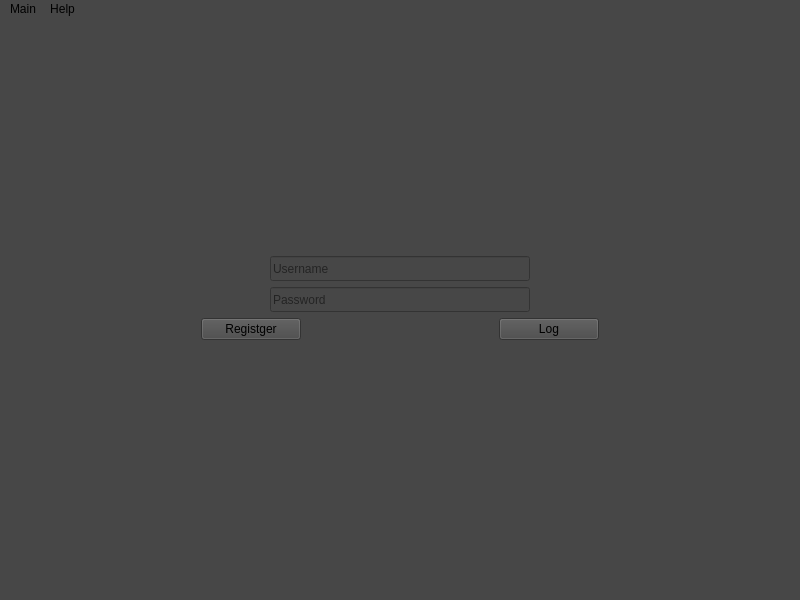
<?xml version="1.0" encoding="UTF-8"?>
<ui version="4.0">
 <class>MainWindow</class>
 <widget class="QMainWindow" name="MainWindow">
  <property name="geometry">
   <rect>
    <x>0</x>
    <y>0</y>
    <width>800</width>
    <height>600</height>
   </rect>
  </property>
  <property name="windowTitle">
   <string>MainWindow</string>
  </property>
  <property name="styleSheet">
   <string notr="true">background-color: rgb(71, 71, 71);
font: 8pt &quot;MS Shell Dlg 2&quot;;</string>
  </property>
  <widget class="QWidget" name="centralwidget">
   <layout class="QVBoxLayout" name="verticalLayout_3">
    <item>
     <layout class="QVBoxLayout" name="verticalLayout_2">
      <item>
       <layout class="QHBoxLayout" name="horizontalLayout_2">
        <item>
         <spacer name="horizontalSpacer">
          <property name="orientation">
           <enum>Qt::Horizontal</enum>
          </property>
          <property name="sizeHint" stdset="0">
           <size>
            <width>40</width>
            <height>20</height>
           </size>
          </property>
         </spacer>
        </item>
        <item>
         <layout class="QVBoxLayout" name="verticalLayout">
          <item>
           <widget class="QLineEdit" name="leUsername">
            <property name="maximumSize">
             <size>
              <width>500</width>
              <height>25</height>
             </size>
            </property>
            <property name="text">
             <string/>
            </property>
            <property name="placeholderText">
             <string>Username</string>
            </property>
           </widget>
          </item>
          <item>
           <widget class="QLineEdit" name="lePassword">
            <property name="maximumSize">
             <size>
              <width>500</width>
              <height>25</height>
             </size>
            </property>
            <property name="text">
             <string/>
            </property>
            <property name="echoMode">
             <enum>QLineEdit::Password</enum>
            </property>
            <property name="placeholderText">
             <string>Password</string>
            </property>
           </widget>
          </item>
         </layout>
        </item>
        <item>
         <spacer name="horizontalSpacer_2">
          <property name="orientation">
           <enum>Qt::Horizontal</enum>
          </property>
          <property name="sizeHint" stdset="0">
           <size>
            <width>40</width>
            <height>20</height>
           </size>
          </property>
         </spacer>
        </item>
       </layout>
      </item>
      <item>
       <layout class="QHBoxLayout" name="horizontalLayout">
        <item>
         <widget class="QPushButton" name="bRegister">
          <property name="maximumSize">
           <size>
            <width>100</width>
            <height>16777215</height>
           </size>
          </property>
          <property name="text">
           <string>Registger</string>
          </property>
         </widget>
        </item>
        <item>
         <widget class="QPushButton" name="bLog">
          <property name="maximumSize">
           <size>
            <width>100</width>
            <height>16777215</height>
           </size>
          </property>
          <property name="text">
           <string>Log</string>
          </property>
         </widget>
        </item>
       </layout>
      </item>
     </layout>
    </item>
   </layout>
  </widget>
  <widget class="QMenuBar" name="menubar">
   <property name="geometry">
    <rect>
     <x>0</x>
     <y>0</y>
     <width>800</width>
     <height>19</height>
    </rect>
   </property>
   <widget class="QMenu" name="menuMain">
    <property name="title">
     <string>Main</string>
    </property>
   </widget>
   <widget class="QMenu" name="menuHelp">
    <property name="title">
     <string>Help</string>
    </property>
   </widget>
   <addaction name="menuMain"/>
   <addaction name="menuHelp"/>
  </widget>
  <widget class="QStatusBar" name="statusbar"/>
 </widget>
 <resources/>
 <connections/>
</ui>
